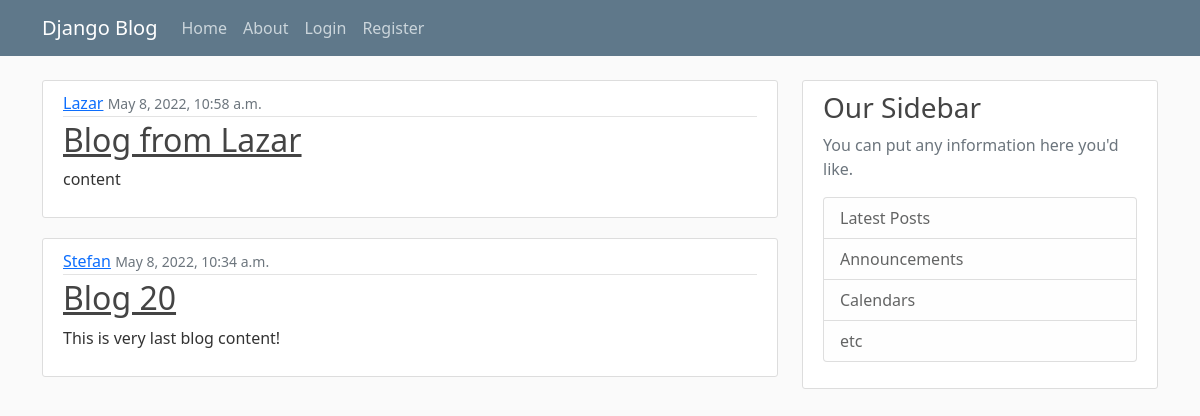
Before: / with the older database file.
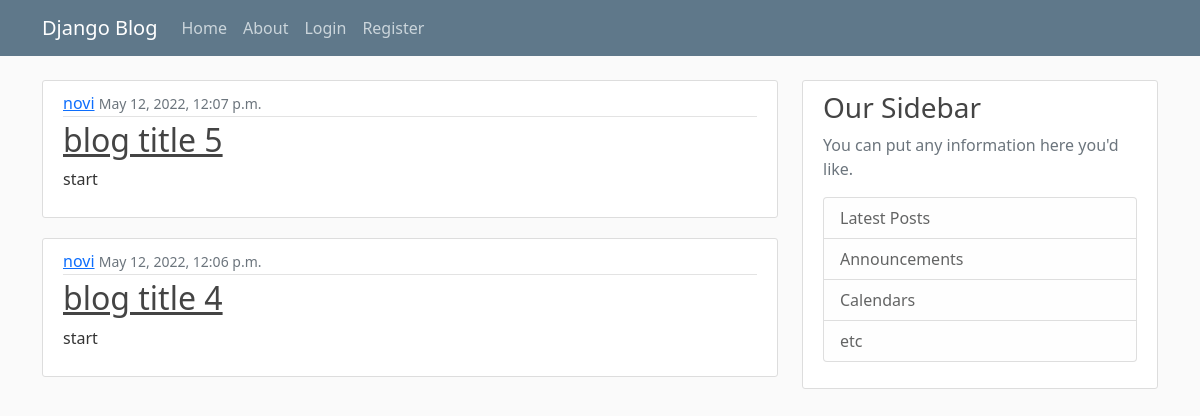
After: the same page with the newer database file.
### blog/models.py (models this page shows, shortened)
class Post(models.Model):
    title = models.CharField(max_length=100)
    content = models.TextField()
    date_posted = models.DateTimeField(default=timezone.now)
    author = models.ForeignKey(User, on_delete=models.CASCADE)

### blog/views.py (the view)
# urls.py: path('', PostListView.as_view(), name="blog-home"),
class PostListView(ListView):
    model = Post
    template_name = 'blog/home.html' # template_name = <app>/<model>_<viewtype>.html -> default value
    context_object_name = 'posts'
    ordering = ['-date_posted']
    paginate_by = 2

### blog/templates/blog/home.html
{% extends 'blog/base.html' %}
{% block content %}
    {% for post in posts %}
        <article class="media content-section">
          <div class="media-body">
            <div class="article-metadata">
              <a class="mr-2" href="#">{{ post.author }}</a>
              <small class="text-muted">{{ post.date_posted }}</small>
            </div>
            <h2><a class="article-title" href="{% url 'post-detail' post.id %}">{{ post.title }}</a></h2>
            <p class="article-content">{{ post.content }}</p>
          </div>
        </article>
    {% endfor %}
{% endblock content %}

Changed rows visible on the page:
no longer on this page (row unchanged): Post: author "Lazar", date_posted "May 8, 2022, 10:58 a.m.", title "Blog from Lazar", content "content"
no longer on this page (row unchanged): Post: author "Stefan", date_posted "May 8, 2022, 10:34 a.m.", title "Blog 20", content "This is very last blog content!"
added Post: author "novi", date_posted "May 12, 2022, 12:07 p.m.", title "blog title 5", content "start"
added Post: author "novi", date_posted "May 12, 2022, 12:06 p.m.", title "blog title 4", content "start"
